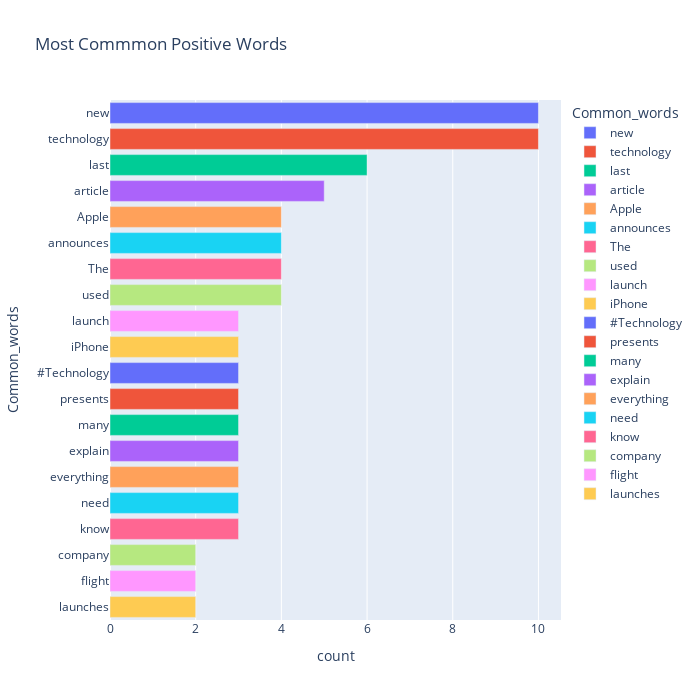

Source (notebook cell):
### Code cell
fig = px.bar(temp_positive, x="count", y="Common_words", title='Most Commmon Positive Words', orientation='h', 
             width=700, height=700,color='Common_words')
fig.show()

### Figure 1 — Plotly figure (JSON) as saved in the notebook; plotly's stock layout.template omitted (floating-point values rounded to 4 significant figures)
{"data": [{"alignmentgroup": "True", "hovertemplate": "Common_words=%{y}<br>count=%{x}<extra></extra>", "legendgroup": "new", "marker": {"color": "#636efa", "pattern": {"shape": ""}}, "name": "new", "offsetgroup": "new", "orientation": "h", "showlegend": true, "textposition": "auto", "type": "bar", "x": [10], "xaxis": "x", "y": ["new"], "yaxis": "y"}, {"alignmentgroup": "True", "hovertemplate": "Common_words=%{y}<br>count=%{x}<extra></extra>", "legendgroup": "technology", "marker": {"color": "#EF553B", "pattern": {"shape": ""}}, "name": "technology", "offsetgroup": "technology", "orientation": "h", "showlegend": true, "textposition": "auto", "type": "bar", "x": [10], "xaxis": "x", "y": ["technology"], "yaxis": "y"}, {"alignmentgroup": "True", "hovertemplate": "Common_words=%{y}<br>count=%{x}<extra></extra>", "legendgroup": "last", "marker": {"color": "#00cc96", "pattern": {"shape": ""}}, "name": "last", "offsetgroup": "last", "orientation": "h", "showlegend": true, "textposition": "auto", "type": "bar", "x": [6], "xaxis": "x", "y": ["last"], "yaxis": "y"}, {"alignmentgroup": "True", "hovertemplate": "Common_words=%{y}<br>count=%{x}<extra></extra>", "legendgroup": "article", "marker": {"color": "#ab63fa", "pattern": {"shape": ""}}, "name": "article", "offsetgroup": "article", "orientation": "h", "showlegend": true, "textposition": "auto", "type": "bar", "x": [5], "xaxis": "x", "y": ["article"], "yaxis": "y"}, {"alignmentgroup": "True", "hovertemplate": "Common_words=%{y}<br>count=%{x}<extra></extra>", "legendgroup": "Apple", "marker": {"color": "#FFA15A", "pattern": {"shape": ""}}, "name": "Apple", "offsetgroup": "Apple", "orientation": "h", "showlegend": true, "textposition": "auto", "type": "bar", "x": [4], "xaxis": "x", "y": ["Apple"], "yaxis": "y"}, {"alignmentgroup": "True", "hovertemplate": "Common_words=%{y}<br>count=%{x}<extra></extra>", "legendgroup": "announces", "marker": {"color": "#19d3f3", "pattern": {"shape": ""}}, "name": "announces", "offsetgroup": "announces", "orientation": "h", "showlegend": true, "textposition": "auto", "type": "bar", "x": [4], "xaxis": "x", "y": ["announces"], "yaxis": "y"}, {"alignmentgroup": "True", "hovertemplate": "Common_words=%{y}<br>count=%{x}<extra></extra>", "legendgroup": "The", "marker": {"color": "#FF6692", "pattern": {"shape": ""}}, "name": "The", "offsetgroup": "The", "orientation": "h", "showlegend": true, "textposition": "auto", "type": "bar", "x": [4], "xaxis": "x", "y": ["The"], "yaxis": "y"}, {"alignmentgroup": "True", "hovertemplate": "Common_words=%{y}<br>count=%{x}<extra></extra>", "legendgroup": "used", "marker": {"color": "#B6E880", "pattern": {"shape": ""}}, "name": "used", "offsetgroup": "used", "orientation": "h", "showlegend": true, "textposition": "auto", "type": "bar", "x": [4], "xaxis": "x", "y": ["used"], "yaxis": "y"}, {"alignmentgroup": "True", "hovertemplate": "Common_words=%{y}<br>count=%{x}<extra></extra>", "legendgroup": "launch", "marker": {"color": "#FF97FF", "pattern": {"shape": ""}}, "name": "launch", "offsetgroup": "launch", "orientation": "h", "showlegend": true, "textposition": "auto", "type": "bar", "x": [3], "xaxis": "x", "y": ["launch"], "yaxis": "y"}, {"alignmentgroup": "True", "hovertemplate": "Common_words=%{y}<br>count=%{x}<extra></extra>", "legendgroup": "iPhone", "marker": {"color": "#FECB52", "pattern": {"shape": ""}}, "name": "iPhone", "offsetgroup": "iPhone", "orientation": "h", "showlegend": true, "textposition": "auto", "type": "bar", "x": [3], "xaxis": "x", "y": ["iPhone"], "yaxis": "y"}, {"alignmentgroup": "True", "hovertemplate": "Common_words=%{y}<br>count=%{x}<extra></extra>", "legendgroup": "#Technology", "marker": {"color": "#636efa", "pattern": {"shape": ""}}, "name": "#Technology", "offsetgroup": "#Technology", "orientation": "h", "showlegend": true, "textposition": "auto", "type": "bar", "x": [3], "xaxis": "x", "y": ["#Technology"], "yaxis": "y"}, {"alignmentgroup": "True", "hovertemplate": "Common_words=%{y}<br>count=%{x}<extra></extra>", "legendgroup": "presents", "marker": {"color": "#EF553B", "pattern": {"shape": ""}}, "name": "presents", "offsetgroup": "presents", "orientation": "h", "showlegend": true, "textposition": "auto", "type": "bar", "x": [3], "xaxis": "x", "y": ["presents"], "yaxis": "y"}, {"alignmentgroup": "True", "hovertemplate": "Common_words=%{y}<br>count=%{x}<extra></extra>", "legendgroup": "many", "marker": {"color": "#00cc96", "pattern": {"shape": ""}}, "name": "many", "offsetgroup": "many", "orientation": "h", "showlegend": true, "textposition": "auto", "type": "bar", "x": [3], "xaxis": "x", "y": ["many"], "yaxis": "y"}, {"alignmentgroup": "True", "hovertemplate": "Common_words=%{y}<br>count=%{x}<extra></extra>", "legendgroup": "explain", "marker": {"color": "#ab63fa", "pattern": {"shape": ""}}, "name": "explain", "offsetgroup": "explain", "orientation": "h", "showlegend": true, "textposition": "auto", "type": "bar", "x": [3], "xaxis": "x", "y": ["explain"], "yaxis": "y"}, {"alignmentgroup": "True", "hovertemplate": "Common_words=%{y}<br>count=%{x}<extra></extra>", "legendgroup": "everything", "marker": {"color": "#FFA15A", "pattern": {"shape": ""}}, "name": "everything", "offsetgroup": "everything", "orientation": "h", "showlegend": true, "textposition": "auto", "type": "bar", "x": [3], "xaxis": "x", "y": ["everything"], "yaxis": "y"}, {"alignmentgroup": "True", "hovertemplate": "Common_words=%{y}<br>count=%{x}<extra></extra>", "legendgroup": "need", "marker": {"color": "#19d3f3", "pattern": {"shape": ""}}, "name": "need", "offsetgroup": "need", "orientation": "h", "showlegend": true, "textposition": "auto", "type": "bar", "x": [3], "xaxis": "x", "y": ["need"], "yaxis": "y"}, {"alignmentgroup": "True", "hovertemplate": "Common_words=%{y}<br>count=%{x}<extra></extra>", "legendgroup": "know", "marker": {"color": "#FF6692", "pattern": {"shape": ""}}, "name": "know", "offsetgroup": "know", "orientation": "h", "showlegend": true, "textposition": "auto", "type": "bar", "x": [3], "xaxis": "x", "y": ["know"], "yaxis": "y"}, {"alignmentgroup": "True", "hovertemplate": "Common_words=%{y}<br>count=%{x}<extra></extra>", "legendgroup": "company", "marker": {"color": "#B6E880", "pattern": {"shape": ""}}, "name": "company", "offsetgroup": "company", "orientation": "h", "showlegend": true, "textposition": "auto", "type": "bar", "x": [2], "xaxis": "x", "y": ["company"], "yaxis": "y"}, {"alignmentgroup": "True", "hovertemplate": "Common_words=%{y}<br>count=%{x}<extra></extra>", "legendgroup": "flight", "marker": {"color": "#FF97FF", "pattern": {"shape": ""}}, "name": "flight", "offsetgroup": "flight", "orientation": "h", "showlegend": true, "textposition": "auto", "type": "bar", "x": [2], "xaxis": "x", "y": ["flight"], "yaxis": "y"}, {"alignmentgroup": "True", "hovertemplate": "Common_words=%{y}<br>count=%{x}<extra></extra>", "legendgroup": "launches", "marker": {"color": "#FECB52", "pattern": {"shape": ""}}, "name": "launches", "offsetgroup": "launches", "orientation": "h", "showlegend": true, "textposition": "auto", "type": "bar", "x": [2], "xaxis": "x", "y": ["launches"], "yaxis": "y"}], "layout": {"barmode": "relative", "height": 700, "legend": {"title": {"text": "Common_words"}, "tracegroupgap": 0}, "title": {"text": "Most Commmon Positive Words"}, "width": 700, "xaxis": {"anchor": "y", "domain": [0, 1], "title": {"text": "count"}}, "yaxis": {"anchor": "x", "categoryarray": ["launches", "flight", "company", "know", "need", "everything", "explain", "many", "presents", "#Technology", "iPhone", "launch", "used", "The", "announces", "Apple", "article", "last", "technology", "new"], "categoryorder": "array", "domain": [0, 1], "title": {"text": "Common_words"}}}}
